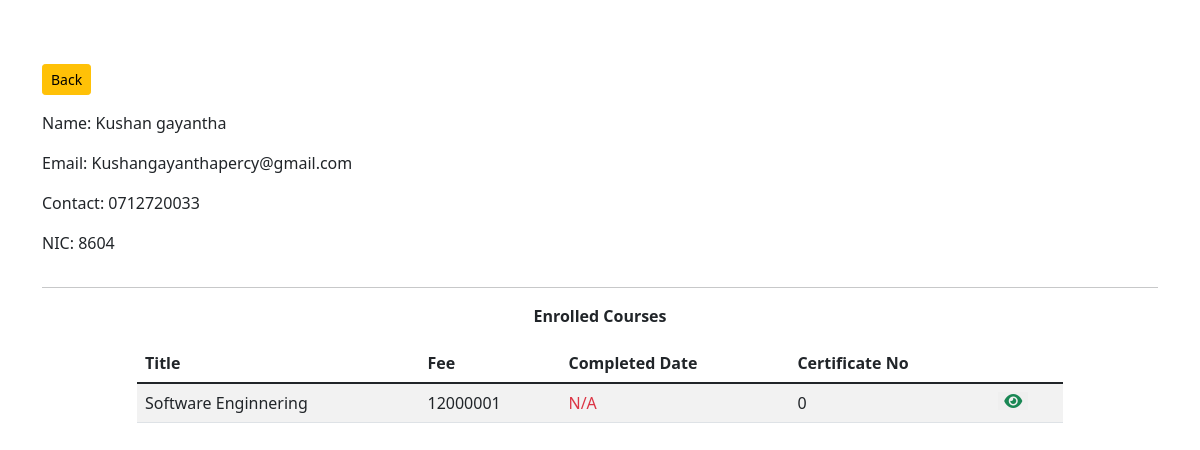
The page /view/edit.view.php?stid=9 (signed in) on the database its author committed.
### tables this page shows
CREATE TABLE `student` (
  `id` int(11) NOT NULL,
  `name` varchar(255) NOT NULL,
  `NIC` varchar(20) NOT NULL DEFAULT 'N/A',
  `parent_name` varchar(255) NOT NULL,
  `address` varchar(255) NOT NULL,
  `email` varchar(255) NOT NULL,
  `gender` varchar(20) DEFAULT NULL,
  `date_of_birth` varchar(20) NOT NULL,
  `reg_date` varchar(20) NOT NULL,
  `paid_amount` int(11) NOT NULL DEFAULT 0,
  `fees` int(11) NOT NULL DEFAULT 0,
  `img_url` varchar(255) NOT NULL,
  `contact` varchar(11) NOT NULL,
  `balance` int(11) NOT NULL DEFAULT 0,
  `finished_date` varchar(20) NOT NULL,
  `student_id` varchar(11) NOT NULL DEFAULT 'N/A'
);

CREATE TABLE `registrations` (
  `reg_id` int(11) NOT NULL,
  `course_id` int(11) NOT NULL,
  `student_id` int(11) NOT NULL,
  `cetificate_no` varchar(20) DEFAULT 'N/A',
  `completed` tinyint(11) NOT NULL DEFAULT 0,
  `completed_date` varchar(15) NOT NULL DEFAULT 'N/A'
);

CREATE TABLE `course` (
  `id` int(11) NOT NULL,
  `name` varchar(255) NOT NULL,
  `fee` int(11) NOT NULL
);

### config/Database.php (called while the page is built, shortened)
<?php
class Database{
  private $user='root';
  private $host='localhost';
  private $db='courses';
  private $password='';
  private static $DB=null;
  public static function getDB(){
    return self::$DB;
  }
  private function __construct(){
    try{
      self::$DB = new mysqli($this->host, $this->user, $this->password, $this->db);
      $stm = "
      CREATE TABLE IF NOT EXISTS student(
        id INT AUTO_INCREMENT,
        student_id VARCHAR(20) NOT NULL DEFAULT 'N/A',
        name VARCHAR(255) NOT NULL,
        NIC VARCHAR(20) NOT NULL DEFAULT 'N/A',
        address VARCHAR(255) NOT NULL,
        parent_name VARCHAR(255) NULL DEFAULT 'None',
        email VARCHAR(255) NOT NULL,
        date_of_birth VARCHAR(20) NOT NULL,
        reg_date VARCHAR(255),
        paid_amount INT DEFAULT 0,
        fees INT DEFAULT 0,
        gender VARCHAR(20) NULL DEFAULT NULL,
        img_url VARCHAR(255),
        contact VARCHAR(11) NOT NULL,
        balance INT DEFAULT 0,
        finish_date VARCHAR(255) DEFAULT 'N/A'
      )
      ";
      self::$DB->query($stm);
    }catch(Exception $e){
      self::$DB = null;
    }
  }
}
?>

### config/User.php (called while the page is built, shortened)
<?php
class User{
  private mysqli $db;
  public function __construct($db){
    $this->db = $db;
  }
  function getStudentByID($id):array|null{
    $sql = "SELECT * FROM student WHERE id=?";
    $stm = $this->db->prepare($sql);
    $stm->bind_param('i', $id);
    if($stm->execute()){
      $res = $stm->get_result();
      if($res->num_rows>0){
        return $res->fetch_assoc();
      }
      return null;
    }
    return null;
  }
}
?>

### config/Course.php (called while the page is built, shortened)
<?php
function GetEntroledCourse($userid,$db):array|null{
  $stm = $db->prepare("SELECT * FROM registrations  LEFT JOIN course ON registrations.course_id=course.id WHERE student_id=?");
  $stm->bind_param('i', $userid);
  $courses = [];
  if($stm->execute()){
    $res = $stm->get_result();
   if($res->num_rows>0){
     while($r=$res->fetch_assoc()){
      array_push($courses, $r);
      }
      return $courses;
   }
    return null;
  }
  return null;
}

### view/edit.view.php (the view, shortened to what this page needs)
<?php
include_once '../config/Database.php';
include_once '../config/Course.php';
include_once '../config/User.php';
$user = new User(Database::getDB());
$student = $user->getStudentByID($_GET['stid']);
$courses = GetEntroledCourse($_GET['stid'], Database::getDB());
?>
<html lang="en">
  <head>
    <link href="https://cdn.jsdelivr.net/npm/bootstrap@5.1.3/dist/css/bootstrap.min.css" rel="stylesheet"
>
    <link rel="stylesheet" href="https://cdnjs.cloudflare.com/ajax/libs/font-awesome/6.1.1/css/all.min.css"
 />
  </head>
  <body>
    <div class="container py-5">
      <div class="row my-3">
        <div class="col-3">
          <a href="./admin.dashboard.php" class='btn btn-sm btn-warning'>Back</a>
        </div>
      </div>
      <div class="row">
        <p>Name: <?= ucfirst($student['name'])?></p>
        <p>Email: <?= ucfirst($student['email'])?></p>
        <p>Contact: <?= ucfirst($student['contact'])?></p>
        <p>NIC: <?= ucfirst($student['NIC'])?></p>
      </div>
      <hr>
      <p class="text-center fw-bold">Enrolled Courses</p>
      <div class="row">
        <div class="col-12 col-md-10 mx-auto">
          <table class="table table-striped table-hover">
            <thead>
              <tr>
                <th>Title</th>
                <th>Fee</th>
                <th>Completed Date</th>
                <th>Certificate No</th>
                <th></th>
              </tr>
            </thead>
            <tbody>
              <?php
                if($courses==null){
                  echo "<tr><td colspan='4' class='text-center'>No Enrolled Courses</td></tr>";
                }else{
                  foreach ($courses as $course) {?>
              <tr>
                <td><?=ucfirst($course['name'])?></td>
                <td><?=ucfirst($course['fee'])?></td>
                <td class='<?= $course['completed']==1?'text-success fw-bold':'text-danger'?>'>
                  <?=ucfirst($course['completed_date'])?></td>
                <td><?=ucfirst($course['cetificate_no'])?></td>
                <td>
                  <button type="button" class="border-0 text-success" data-bs-toggle="modal"
                          data-bs-target="#exampleModal<?=$student['id']?>">
                    <i class="fa-solid fa-eye"></i>
                  </button>
                </td>
              </tr>
              <?php }
                }
                ?>
            </tbody>
          </table>
        </div>
      </div>
    </div>
  </body>
</html>

### rows shown on the page
student: name "Kushan gayantha", email "Kushangayanthapercy@gmail.com", contact "0712720033", NIC "8604"
registrations: course.name "Software Enginnering", course.fee "12000001", completed_date "N/A", cetificate_no "0"
